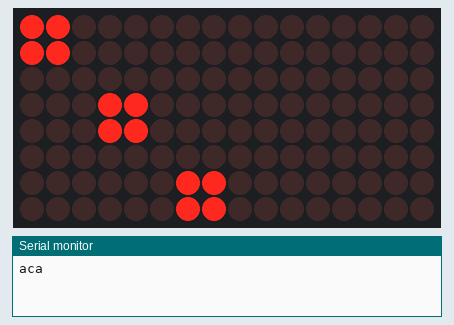
Simulated run of this sketch. Board: Arduino Uno, built with avr-gcc and run on an emulated ATmega328P. Parts: 16×8 LED matrix, the last lines printed to the serial monitor. Random numbers use the default seed unless the sketch sets one.

Above: at 0.1 s.
At 5.1 s:
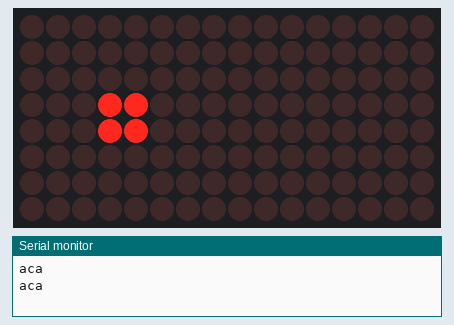
At 18.1 s:
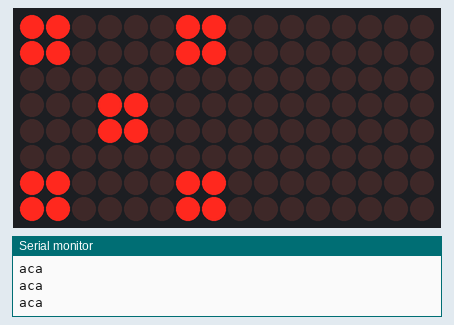
At 25.2 s:
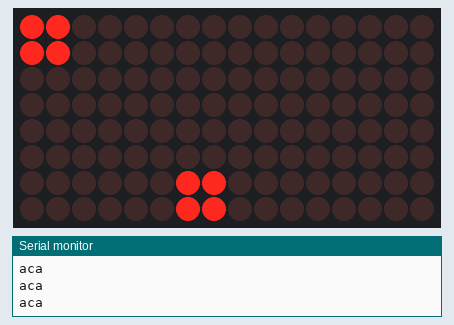
At 33.7 s:
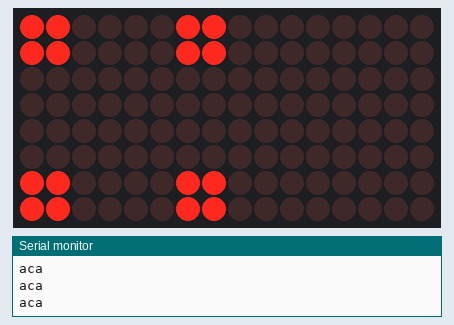

The sketch:

TP3EJ9.ino
```cpp
/* 9. Utilice una matriz led para simular la tirada de un dado clásico (del 1 al 6), luego conecte dos matrices y resuelva las siguientes actividades:
a. Simule que dos jugadores tiran un dado 3 veces cada uno (rotando sus turnos) y suman los puntos determinar quién gano (es decir quien sumo mas).
b. Simule ahora que dos jugadores tirar un dado un turno cada uno hasta que uno obtenga un tres, el que lo consiga primero gana el juego.
c. Modifique el diseño de su dado y cree un dado arcade donde los símbolos serán espada, escudo, casco, mover, perder turno, activar poder;
deberá usar su creatividad para determinar los diseños que representen dichas actividades.*/


/* (Guia 5) Ej 1. Cree una librería para Arduino que le permita migrar todo el código utilizado para resolver el ejercicio 9 de la guía 3 (el de los dados),
 *  de manera que en sketch principal solo importe la librería y queden las llamadas a las funciones.*/

#include "dados.h"

void setup(){
  Serial.begin(9600);
      iniciar();
   }

void loop(){
        //sumarpuntos();
        //randomSeed(analogRead(A0));
        //obtener3();
        dado(0);
        //dadoarcade(0);
        delay(500);  //se espera 1 segundo
        //led.clearDisplay(0);
  }
```

dados.cpp
```cpp
#include "Arduino.h"
#include "dados.h"
#include "LedControl.h"
#include "binary.h"

#define MAX 2       // Cuantas matrices se usarán

LedControl led=LedControl(12,11,10,MAX);  //LedControl(DIN,CLK,CS,Nro matrices) Creamos una instancia de LedControl

byte uno[8]={B00000000,B00000000,B00000000,B00011000,B00011000,B00000000,B00000000,B00000000};
byte dos[8]={B11000000,B11000000,B00000000,B00000000,B00000000,B00000000,B00000011,B00000011};
byte tres[8]={B11000000,B11000000,B00000000,B00011000,B00011000,B00000000,B00000011,B00000011};
byte cuatro[8]={B11000011,B11000011,B00000000,B00000000,B00000000,B00000000,B11000011,B11000011};
byte cinco[8]={B11000011,B11000011,B00000000,B00011000,B00011000,B00000000,B11000011,B11000011};
byte seis[8]={B11000011,B11000011,B00000000,B11000011,B11000011,B00000000,B11000011,B11000011};
byte espada[8]={B00000011,B00000111,B00001110,B01011100,B00111000,B00110000,B01001000,B10000000};
byte escudo[8]={B00000000,B01111110,B01111110,B01111110,B01111110,B01111110,B00111100,B00011000};
byte casco[8]={B11111111,B11111111,B10111101,B10011001,B10000001,B10000001,B01000010,B00000000};
byte mover[8]={B00001000,B00001100,B11111110,B11111111,B11111111,B11111110,B00001100,B00001000};
byte cancelar[8]={B11111111,B11000011,B10100101,B10011001,B10011001,B10100101,B11000011,B11111111};
byte activar[8]={B00111100,B01000010,B10000001,B10011001,B10011001,B10000001,B01000010,B00111100};

void iniciar(){
  for (int x=0; x< MAX ; x++)
        {
           led.shutdown(x,false);    // Activar las matrices
           led.setIntensity(x,8);    // Se ajusta el brillo de los LED´s como se desee (0-15)
           led.clearDisplay(x);      // Se borra todo
        }
}

int dado(int i){
  int x = random(1,6);
  switch (x){
    case 1:{
       led.setRow(i,0,uno[0]);
       led.setRow(i,1,uno[1]);
       led.setRow(i,2,uno[2]);
       led.setRow(i,3,uno[3]);
       led.setRow(i,4,uno[4]);
       led.setRow(i,5,uno[5]);
       led.setRow(i,6,uno[6]);
       led.setRow(i,7,uno[7]);
    break;}
    case 2:{
       led.setRow(i,0,dos[0]);
       led.setRow(i,1,dos[1]);
       led.setRow(i,2,dos[2]);
       led.setRow(i,3,dos[3]);
       led.setRow(i,4,dos[4]);
       led.setRow(i,5,dos[5]);
       led.setRow(i,6,dos[6]);
       led.setRow(i,7,dos[7]);
    break;}
    case 3:{
      Serial.println("aca");
       led.setRow(i,0,tres[0]);
       led.setRow(i,1,tres[1]);
       led.setRow(i,2,tres[2]);
       led.setRow(i,3,tres[3]);
       led.setRow(i,4,tres[4]);
       led.setRow(i,5,tres[5]);
       led.setRow(i,6,tres[6]);
       led.setRow(i,7,tres[7]);
    break;}
    case 4:{
       led.setRow(i,0,cuatro[0]);
       led.setRow(i,1,cuatro[1]);
       led.setRow(i,2,cuatro[2]);
       led.setRow(i,3,cuatro[3]);
       led.setRow(i,4,cuatro[4]);
       led.setRow(i,5,cuatro[5]);
       led.setRow(i,6,cuatro[6]);
       led.setRow(i,7,cuatro[7]);
    break;}
    case 5:{
       led.setRow(i,0,cinco[0]);
       led.setRow(i,1,cinco[1]);
       led.setRow(i,2,cinco[2]);
       led.setRow(i,3,cinco[3]);
       led.setRow(i,4,cinco[4]);
       led.setRow(i,5,cinco[5]);
       led.setRow(i,6,cinco[6]);
       led.setRow(i,7,cinco[7]);
    break;}
    case 6:{
       led.setRow(i,0,seis[0]);
       led.setRow(i,1,seis[1]);
       led.setRow(i,2,seis[2]);
       led.setRow(i,3,seis[3]);
       led.setRow(i,4,seis[4]);
       led.setRow(i,5,seis[5]);
       led.setRow(i,6,seis[6]);
       led.setRow(i,7,seis[7]);
    break;}
 }
 return x;
}

void sumarpuntos(){
  int num1 =0;
  int num2 =0;
  int j1 =0;
  int j2 =0;
  for (int x=0; x< 3 ; x++){
     num1 = dado(0);
     Serial.print(" Jugador 1, tirada ");
     Serial.println(x);
     num2 = dado(1);
     Serial.print(" Jugador 2, tirada ");
     Serial.println(x);
     j1=j1+num1;
     j2=j2+num2;
     delay(3000);
  }
  if (j1>j2){
    Serial.print(" El ganador es el jugador 1 con ");
    Serial.print(j1);
    Serial.println(" puntos");
  }
  else{
    if (j2>j1){
      Serial.print(" El ganador es el jugador 2 con ");
      Serial.print(j2);
      Serial.println(" puntos");
    }
    else{
      Serial.print(" Ambos jugadores empataron con ");
      Serial.print(j1);
      Serial.println(" puntos");
    }
    }
  }

void obtener3(){
  int num1 =0;
  int num2 =0;
  while ((num1!=3)&&(num2!=3)){
     num1 = dado(0);
     Serial.print(" Jugador 1, obtuvo: ");
     Serial.println(num1);
     num2 = dado(1);
     Serial.print(" Jugador 2, obtuvo ");
     Serial.println(num2);
     delay(3000);
  }
  if (num1==3){
    Serial.println(" El ganador es el jugador 1");
  }
  else{
    Serial.println(" El ganador es el jugador 1");
  }
}

void dadoarcade(int i){
  int x = random(1,6);
  switch (x){
    case 1:{
       led.setRow(i,0,espada[0]);
       led.setRow(i,1,espada[1]);
       led.setRow(i,2,espada[2]);
       led.setRow(i,3,espada[3]);
       led.setRow(i,4,espada[4]);
       led.setRow(i,5,espada[5]);
       led.setRow(i,6,espada[6]);
       led.setRow(i,7,espada[7]);
    break;}
    case 2:{
       led.setRow(i,0,escudo[0]);
       led.setRow(i,1,escudo[1]);
       led.setRow(i,2,escudo[2]);
       led.setRow(i,3,escudo[3]);
       led.setRow(i,4,escudo[4]);
       led.setRow(i,5,escudo[5]);
       led.setRow(i,6,escudo[6]);
       led.setRow(i,7,escudo[7]);
    break;}
    case 3:{
       led.setRow(i,0,cancelar[0]);
       led.setRow(i,1,cancelar[1]);
       led.setRow(i,2,cancelar[2]);
       led.setRow(i,3,cancelar[3]);
       led.setRow(i,4,cancelar[4]);
       led.setRow(i,5,cancelar[5]);
       led.setRow(i,6,cancelar[6]);
       led.setRow(i,7,cancelar[7]);
    break;}
    case 4:{
       led.setRow(i,0,activar[0]);
       led.setRow(i,1,activar[1]);
       led.setRow(i,2,activar[2]);
       led.setRow(i,3,activar[3]);
       led.setRow(i,4,activar[4]);
       led.setRow(i,5,activar[5]);
       led.setRow(i,6,activar[6]);
       led.setRow(i,7,activar[7]);
    break;}
    case 5:{
       led.setRow(i,0,casco[0]);
       led.setRow(i,1,casco[1]);
       led.setRow(i,2,casco[2]);
       led.setRow(i,3,casco[3]);
       led.setRow(i,4,casco[4]);
       led.setRow(i,5,casco[5]);
       led.setRow(i,6,casco[6]);
       led.setRow(i,7,casco[7]);
    break;}
    case 6:{
       led.setRow(i,0,mover[0]);
       led.setRow(i,1,mover[1]);
       led.setRow(i,2,mover[2]);
       led.setRow(i,3,mover[3]);
       led.setRow(i,4,mover[4]);
       led.setRow(i,5,mover[5]);
       led.setRow(i,6,mover[6]);
       led.setRow(i,7,mover[7]);
    break;}
 }
}
```

dados.h
```cpp
#ifndef dados_h
#define dados_h

#include "Arduino.h"

 int dado(int i);
 void iniciar();
 void sumarpuntos();
 void obtener3();
 void dadoarcade(int i);

#endif
```

Measured:
- what the display in image 1 shows lasts 1.0 s, from 5.0 s to 6.0 s
- what the display in image 2 shows lasts 1.5 s, from 18.1 s to 19.6 s
- what the display in image 3 shows lasts 0.5 s, from 25.1 s to 25.6 s
- what the display in image 4 shows lasts 2.0 s, from 33.7 s to 35.7 s
